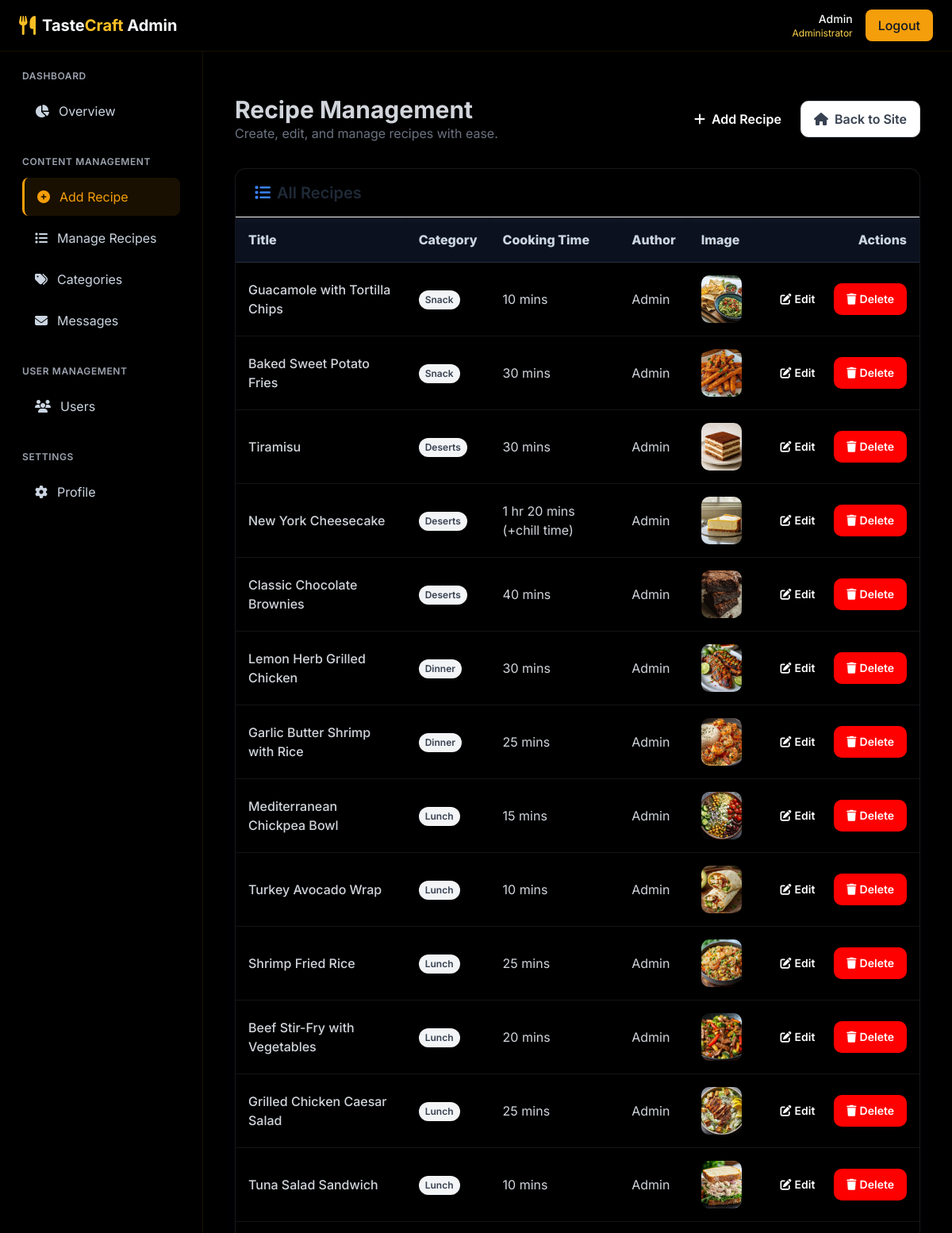
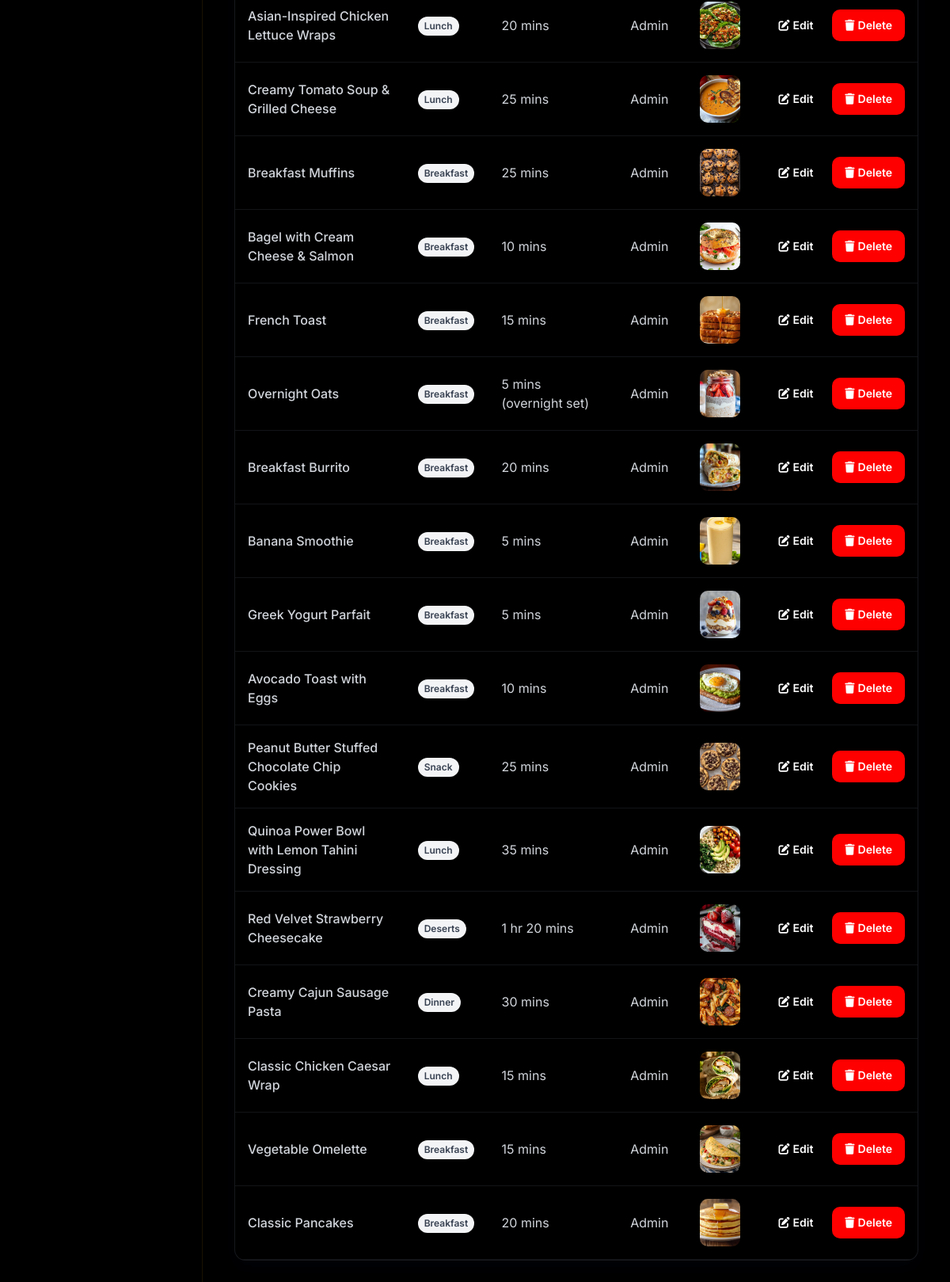
Screenshot of /admin/recipes.php (signed in) with the database file from the repository (2 pictures, top to bottom).
### tables this page shows
CREATE TABLE `recipes` (
  `id` int(10) UNSIGNED NOT NULL,
  `user_id` int(10) UNSIGNED NOT NULL,
  `category_id` int(10) UNSIGNED NOT NULL,
  `title` varchar(200) NOT NULL,
  `description` text DEFAULT NULL,
  `cooking_time` varchar(50) DEFAULT NULL,
  `image` varchar(255) DEFAULT NULL,
  `created_at` timestamp NOT NULL DEFAULT current_timestamp(),
  `servings` varchar(50) DEFAULT NULL,
  `calories` varchar(50) DEFAULT NULL,
  `protein` varchar(50) DEFAULT NULL,
  `carbs` varchar(50) DEFAULT NULL,
  `fat` varchar(50) DEFAULT NULL,
  `rating` decimal(2,1) DEFAULT 0.0,
  `notes` text DEFAULT NULL
);

CREATE TABLE `categories` (
  `id` int(10) UNSIGNED NOT NULL,
  `name` varchar(100) NOT NULL,
  `description` text DEFAULT NULL,
  `image` varchar(255) DEFAULT NULL,
  `icon` varchar(50) DEFAULT NULL,
  `created_at` timestamp NOT NULL DEFAULT current_timestamp()
);

CREATE TABLE `users` (
  `id` int(10) UNSIGNED NOT NULL,
  `name` varchar(100) NOT NULL,
  `email` varchar(255) NOT NULL,
  `password` varchar(255) NOT NULL,
  `role` enum('user','admin') NOT NULL DEFAULT 'user',
  `created_at` timestamp NOT NULL DEFAULT current_timestamp()
);

### admin/recipes.php (the view, shortened to what this page needs)
<?php
$db = new Database();
$pdo = $db->getConnection();
$recipes = $pdo->query("SELECT r.*, c.name AS category, u.name AS author
                        FROM recipes r
                        LEFT JOIN categories c ON r.category_id=c.id
                        LEFT JOIN users u ON r.user_id=u.id
                        ORDER BY r.created_at DESC")->fetchAll(PDO::FETCH_ASSOC);
$ingredientsByRecipe = [];
$instructionsByRecipe = [];
$recipeIds = array_map(static fn($r) => (int)$r['id'], $recipes);
if (!empty($recipeIds)) {
    $placeholders = implode(',', array_fill(0, count($recipeIds), '?'));
    $stmtIng = $pdo->prepare("SELECT recipe_id, measure, ingredient FROM recipe_ingredients WHERE recipe_id IN ($placeholders) ORDER BY id ASC");
    $stmtIng->execute($recipeIds);
    while ($row = $stmtIng->fetch(PDO::FETCH_ASSOC)) {
        $rid = (int)$row['recipe_id'];
        if (!isset($ingredientsByRecipe[$rid])) $ingredientsByRecipe[$rid] = [];
        $ingredientsByRecipe[$rid][] = [
            'measure'    => $row['measure'],
            'ingredient' => $row['ingredient']
        ];
    }
    $stmtInst = $pdo->prepare("SELECT recipe_id, step, step_order FROM recipe_instructions WHERE recipe_id IN ($placeholders) ORDER BY step_order ASC");
    $stmtInst->execute($recipeIds);
    while ($row = $stmtInst->fetch(PDO::FETCH_ASSOC)) {
        $rid = (int)$row['recipe_id'];
        if (!isset($instructionsByRecipe[$rid])) $instructionsByRecipe[$rid] = [];
        $instructionsByRecipe[$rid][] = [
            'step'       => $row['step'],
            'step_order' => (int)$row['step_order']
        ];
    }
}
?>
<div class="container mx-auto px-4 py-8">
    <div class="flex justify-between items-center mb-8">
        <div>
            <h1 class="text-3xl font-bold text-gray-300">Recipe Management</h1>
            <p class="text-gray-500">Create, edit, and manage recipes with ease.</p>
        </div>
        <div class="flex gap-2">
            <button class="btn btn-primary" onclick="openModal('addRecipeModal')">
                <i class="fas fa-plus mr-2"></i> Add Recipe
            </button>
            <a href="../index.php" class="btn btn-outline">
                <i class="fas fa-home mr-2"></i> Back to Site
            </a>
        </div>
    </div>
    <div class="card overflow-hidden">
        <div class="px-6 py-4 border-b border-gray-100">
            <h2 class="text-xl font-semibold text-gray-800">
                <i class="fas fa-list mr-2 text-blue-500"></i>All Recipes
            </h2>
        </div>
        <div class="table-responsive">
            <table class="w-full">
                <thead>
                    <tr>
                        <th class="p-4">Title</th>
                        <th class="p-4">Category</th>
                        <th class="p-4 mobile-hidden">Cooking Time</th>
                        <th class="p-4 mobile-hidden">Author</th>
                        <th class="p-4">Image</th>
                        <th class="p-4 text-right">Actions</th>
                    </tr>
                </thead>
                <tbody>
                    <?php if (empty($recipes)): ?>
                        <tr>
                            <td colspan="6" class="p-6 text-center text-gray-300">No recipes yet. Click "Add Recipe" to get started.</td>
                        </tr>
                    <?php else: ?>
                        <?php foreach ($recipes as $r): ?>
                            <?php
                                $rid = (int)$r['id'];
                                $recData = [
                                    'id'            => $rid,
                                    'title'         => $r['title'],
                                    'description'   => $r['description'],
                                    'category_id'   => (int)$r['category_id'],
                                    'cooking_time'  => $r['cooking_time'],
                                    'servings'      => $r['servings'],
                                    'calories'      => $r['calories'],
                                    'protein'       => $r['protein'],
                                    'carbs'         => $r['carbs'],
                                    'fat'           => $r['fat'],
                                    'rating'        => (float)$r['rating'],
                                    'notes'         => $r['notes'],
                                    'image'         => $r['image'],
                                    'ingredients'   => $ingredientsByRecipe[$rid] ?? [],
                                    'instructions'  => array_map(static fn($s) => $s['step'], $instructionsByRecipe[$rid] ?? [])
                                ];
                                $dataAttr = htmlspecialchars(json_encode($recData), ENT_QUOTES, 'UTF-8');
                            ?>
                            <tr class="hover:bg-gray-700 text-black text-gray-300">
                                <td class="p-4 font-medium"><?= htmlspecialchars($r['title']) ?></td>
                                <td class="p-4"><span class="pill"><?= htmlspecialchars($r['category'] ?? 'Uncategorized') ?></span></td>
                                <td class="p-4 mobile-hidden"><?= htmlspecialchars($r['cooking_time'] ?? '-') ?></td>
                                <td class="p-4 mobile-hidden"><?= htmlspecialchars($r['author'] ?? '—') ?></td>
                                <td class="p-4">
                                    <?php if (!empty($r['image'])): ?>
                                        <img src="../<?= htmlspecialchars($r['image']) ?>" alt="Recipe Image" class="recipe-image">
                                    <?php else: ?>
                                        <div class="recipe-image bg-gray-200 flex items-center justify-center rounded">
                                            <i class="fas fa-image text-gray-400"></i>
                                        </div>
                                    <?php endif; ?>
                                </td>
                                <td class="p-4">
                                    <div class="flex justify-end gap-2">
                                        <button
                                            class="btn btn-primary text-sm"
                                            data-recipe='<?= $dataAttr ?>'
                                            onclick="openEditFromButton(this)">
                                            <i class="fas fa-edit mr-1"></i> Edit
                                        </button>
                                        <button
                                            class="btn btn-danger text-sm"
                                            onclick="openDeleteModal(<?= (int)$r['id'] ?>, '<?= htmlspecialchars(addslashes($r['title']), ENT_QUOTES) ?>')">
                                            <i class="fas fa-trash mr-1"></i> Delete
                                        </button>
                                    </div>
                                </td>
                            </tr>
                        <?php endforeach; ?>
                    <?php endif; ?>
                </tbody>
            </table>
        </div>
    </div>
</div>
<?php
include 'layout.php';
?>

### admin/layout.php (style rules this page uses)
:root { --primary-dark: #000000ff; --primary: #000000ff; --secondary: #f59e0b; --secondary-light: #fcd34d; --accent: #b45309; --text-primary: #f8fafc; --text-secondary: #cbd5e1; --card-bg: rgba(0, 0, 0, 0.8); --hover-bg: rgba(245, 158, 11, 0.1); }
body { background: linear-gradient(135deg, var(--primary-dark), var(--primary)); font-family: 'Inter', sans-serif; min-height: 100vh; color: var(--text-primary); }
.card { background: var(--card-bg); border-radius: 0.75rem; border: 1px solid rgba(245, 158, 11, 0.15); box-shadow: 0 4px 6px -1px rgba(0, 0, 0, 0.1), 0 2px 4px -1px rgba(0, 0, 0, 0.06); }

### admin/recipes.php (style rules this page uses)
:root { --primary-dark: #000000ff; --danger-dark: #bd1907ff; --danger: red; --primary: #000000ff; --secondary: #f59e0b; --secondary-light: #fcd34d; --accent: #b45309; --text-primary: #f8fafc; --text-secondary: #cbd5e1; --card-bg: rgba(0, 0, 0, 0.8); --hover-bg: rgba(245, 158, 11, 0.1); }
.card { background: var(--card-bg); border: 1px solid rgba(148, 163, 184, 0.15); border-radius: 14px; box-shadow: 0 8px 24px rgba(2, 6, 23, 0.35); backdrop-filter: blur(6px); transition: transform .2s ease, box-shadow .2s ease; }
.btn { display: inline-flex; align-items: center; justify-content: center; padding: 0.6rem 1rem; border-radius: 10px; font-weight: 600; transition: all 0.2s ease; }
.btn-primary { background-color: var(--primary); color: white; }
.btn-danger { background-color: var(--danger); color: white; }
.btn-outline { border: 1px solid #D1D5DB; background: white; color: #374151; }
.table-responsive { overflow-x: auto; }
table { width: 100%; border-collapse: separate; border-spacing: 0; color: var(--text-primary); }
thead th { background: rgba(15, 23, 42, 0.75); color: var(--text-secondary); font-weight: 800; text-align: left; padding: .9rem 1rem; border-bottom: 1px solid rgba(148,163,184,.2); white-space: nowrap; position: sticky; top: 0; backdrop-filter: blur(4px); }
tbody td { padding: 1rem; border-bottom: 1px solid rgba(148,163,184,.12); }
.recipe-image { width: 60px; height: 60px; object-fit: cover; border-radius: 10px; }
.pill { display: inline-block; background: #F3F4F6; color: #374151; padding: 0.2rem 0.5rem; border-radius: 9999px; font-size: 0.75rem; font-weight: 600; }

### rows the page displays
recipes: title "Guacamole with Tortilla Chips", category.name "Snack", cooking_time "10 mins", user.name "Admin", image (picture)
recipes: title "Baked Sweet Potato Fries", category.name "Snack", cooking_time "30 mins", user.name "Admin", image (picture)
recipes: title "Tiramisu", category.name "Deserts", cooking_time "30 mins", user.name "Admin", image (picture)
recipes: title "New York Cheesecake", category.name "Deserts", cooking_time "1 hr 20 mins (+chill time)", user.name "Admin", image (picture)
recipes: title "Classic Chocolate Brownies", category.name "Deserts", cooking_time "40 mins", user.name "Admin", image (picture)
recipes: title "Lemon Herb Grilled Chicken", category.name "Dinner", cooking_time "30 mins", user.name "Admin", image (picture)
recipes: title "Garlic Butter Shrimp with Rice", category.name "Dinner", cooking_time "25 mins", user.name "Admin", image (picture)
recipes: title "Mediterranean Chickpea Bowl", category.name "Lunch", cooking_time "15 mins", user.name "Admin", image (picture)
recipes: title "Turkey Avocado Wrap", category.name "Lunch", cooking_time "10 mins", user.name "Admin", image (picture)
recipes: title "Shrimp Fried Rice", category.name "Lunch", cooking_time "25 mins", user.name "Admin", image (picture)
recipes: title "Beef Stir-Fry with Vegetables", category.name "Lunch", cooking_time "20 mins", user.name "Admin", image (picture)
recipes: title "Grilled Chicken Caesar Salad", category.name "Lunch", cooking_time "25 mins", user.name "Admin", image (picture)
recipes: title "Tuna Salad Sandwich", category.name "Lunch", cooking_time "10 mins", user.name "Admin", image (picture)
recipes: title "Asian-Inspired Chicken Lettuce Wraps", category.name "Lunch", cooking_time "20 mins", user.name "Admin", image (picture)
recipes: title "Creamy Tomato Soup & Grilled Cheese", category.name "Lunch", cooking_time "25 mins", user.name "Admin", image (picture)
recipes: title "Breakfast Muffins", category.name "Breakfast", cooking_time "25 mins", user.name "Admin", image (picture)
recipes: title "Bagel with Cream Cheese & Salmon", category.name "Breakfast", cooking_time "10 mins", user.name "Admin", image (picture)
recipes: title "French Toast", category.name "Breakfast", cooking_time "15 mins", user.name "Admin", image (picture)
recipes: title "Overnight Oats", category.name "Breakfast", cooking_time "5 mins (overnight set)", user.name "Admin", image (picture)
recipes: title "Breakfast Burrito", category.name "Breakfast", cooking_time "20 mins", user.name "Admin", image (picture)
recipes: title "Banana Smoothie", category.name "Breakfast", cooking_time "5 mins", user.name "Admin", image (picture)
recipes: title "Greek Yogurt Parfait", category.name "Breakfast", cooking_time "5 mins", user.name "Admin", image (picture)
recipes: title "Avocado Toast with Eggs", category.name "Breakfast", cooking_time "10 mins", user.name "Admin", image (picture)
recipes: title "Peanut Butter Stuffed Chocolate Chip Cookies", category.name "Snack", cooking_time "25 mins", user.name "Admin", image (picture)
recipes: title "Quinoa Power Bowl with Lemon Tahini Dressing", category.name "Lunch", cooking_time "35 mins", user.name "Admin", image (picture)
recipes: title "Red Velvet Strawberry Cheesecake", category.name "Deserts", cooking_time "1 hr 20 mins", user.name "Admin", image (picture)
recipes: title "Creamy Cajun Sausage Pasta", category.name "Dinner", cooking_time "30 mins", user.name "Admin", image (picture)
recipes: title "Classic Chicken Caesar Wrap", category.name "Lunch", cooking_time "15 mins", user.name "Admin", image (picture)
recipes: title "Vegetable Omelette", category.name "Breakfast", cooking_time "15 mins", user.name "Admin", image (picture)
recipes: title "Classic Pancakes", category.name "Breakfast", cooking_time "20 mins", user.name "Admin", image (picture)

### other values shown
$_SESSION['user_name'] "Admin"
